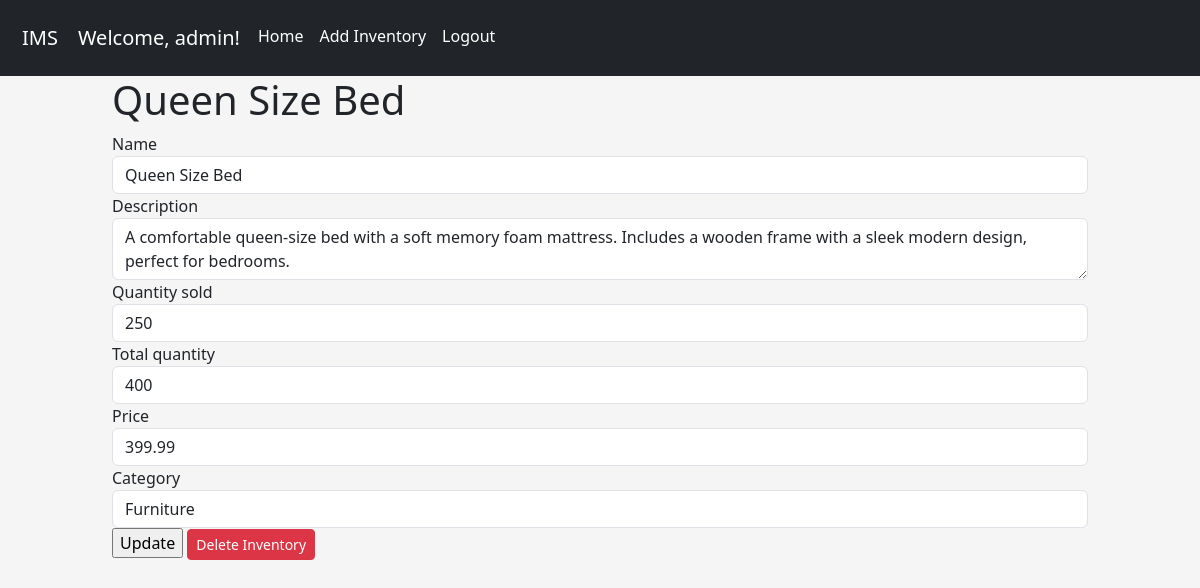
Screenshot of /inventory/per_product/6/ (signed in) with the database file from the repository.
### accounts/models.py (models this page shows, shortened)
class CustomUser(AbstractBaseUser):
    username = models.CharField(max_length=30, unique=True)
    email = models.EmailField(unique=True)
    first_name = models.CharField(max_length=50, blank=True)
    last_name = models.CharField(max_length=50, blank=True)
    is_active = models.BooleanField(default=True)
    is_staff = models.BooleanField(default=False)  # Use is_staff for admin access
    is_superuser = models.BooleanField(default=False)  # Use is_staff for admin access
    date_joined = models.DateTimeField(auto_now_add=True)
    USERNAME_FIELD = 'username'
    REQUIRED_FIELDS = ['email', 'first_name', 'last_name']
    objects = CustomUserManager()  # Set the custom manager

### inventory/models.py (models this page shows, shortened)
class Inventory(models.Model):
    CATEGORY_CHOICES = [
        ('Electronics', 'Electronics'),
        ('Clothing', 'Clothing'),
        ('Food', 'Food'),
        ('Furniture', 'Furniture'),
        ('Toys', 'Toys'),
        ('Others', 'Others'),
    ]
    name = models.CharField(max_length=255, null=False, blank=False)
    description = models.TextField(null=True, blank=True)
    quantity_in_stock = models.PositiveIntegerField(null=True, blank=True)
    quantity_sold = models.PositiveIntegerField(null=False, blank=False)
    total_quantity = models.PositiveIntegerField(null=False, blank=False)
    price = models.DecimalField(max_digits=10, decimal_places=2, null=False, blank=False)
    category = models.CharField(max_length=50, choices=CATEGORY_CHOICES, null=True, blank=True)
    date_added = models.DateTimeField(auto_now_add=True)
    last_updated = models.DateTimeField(auto_now=True)
    owner = models.ForeignKey(CustomUser, on_delete=models.CASCADE, related_name='inventory')
    class Meta:
        ordering = ['-date_added']

### inventory/views.py (the view, shortened to what this page needs)
# urls.py: path('per_product/<int:pk>/', per_product.as_view(template_name = 'inventory/per_product.html'), name="per_product"),
class per_product(APIView):
    renderer_classes = [TemplateHTMLRenderer]
    template_name = 'inventory/per_product.html'
    permission_classes = [IsAuthenticated|IsOwner]
    def get(self, request, pk):
        inventory = get_object_or_404(Inventory, pk=pk)
        if inventory.owner != request.user:
            raise PermissionDenied("You do not have permission to view this inventory item.")
        serializer = InventoryItemSerializer(inventory)
        return Response({'serializer': serializer, 'inventory': inventory})

### templates/inventory/per_product.html (shortened to what this page needs)
{% extends "../layout.html" %}
{% load rest_framework %}
{% block content %}
<h1>{{ inventory.name }}</h1>
<form action="{% url 'per_product' pk=inventory.pk %}" method="POST">
    {% render_form serializer %}
    <input class="btn-upate"   type="submit" value="Update">
    <a class="btn btn-danger btn-sm" href="{% url 'delete_inventory' inventory.id %}">Delete Inventory</a>
</form>
{% endblock %}

### templates/layout.html (shortened to what this page needs)
{% load static %}
{% load crispy_forms_tags %}
<!DOCTYPE html>
<html lang="en">
<head>
    <link href="https://cdn.jsdelivr.net/npm/bootstrap@5.3.3/dist/css/bootstrap.min.css" rel="stylesheet">
    <link rel="stylesheet" href="{% static 'css/main.css' %}" type="text/css">
    <link rel="stylesheet" href="https://cdnjs.cloudflare.com/ajax/libs/font-awesome/5.12.0-2/css/all.min.css">
</head>
<body>
    <nav class="navbar navbar-expand-lg navbar-dark bg-dark">
        <div class="container-fluid">
          <a class="navbar-brand">IMS</a>
          <div class="collapse navbar-collapse" id="navbarNav">
            <ul class="navbar-nav">
              {% if request.user.is_authenticated %}
              <li class="nav-item"> <h5>Welcome, {{ user.username }}!</h5> </li>
              <li class="nav-item">
                  <form action="{% url 'inventory_list' %}">
                    <button type="submit" class="nav-link active" aria-current="page">Home</button>
                  </form>
              </li>
              <li class="nav-item">
                  <form action="{% url 'inventory-create' %}">
                    <button type="submit" class="nav-link active" aria-current="page">Add Inventory</button>
                  </form>
              </li>
              <li>
                  <form action="{% url 'logout' %}" method="post">
                     <button type="submit" class="nav-link active" aria-current="page">Logout</button>
                  </form>
              </li>
              {% endif %}
            </ul>
          </div>
        </div>
      </nav>
      <main>
        <div class="container-fluid">
            <div class="row">
               <div class="col-md-1"></div>
               <div class="col-md-10 col-sm-12 col-xm-12">
                {% block content %}
                {% endblock %}
               </div>
               <div class="col-md-1"></div>
            </div>
        </div>
      </main>
</body>
</html>

### inventory/static/css/main.css (style rules this page uses)
body { background-color: rgb(245, 245, 245); user-select: none; }
.nav-item h5 { color: white; margin: 10px; }
.navbar-brand { color: white; margin: 10px; }
button { outline: none; user-select: none; cursor: default; }
a { user-select: none; }

### rows the page displays
CustomUser: username "admin"
Inventory: name "Queen Size Bed", description "A comfortable queen-size bed with a soft memory foam mattress. Includes a wooden frame with a sleek modern design, perfect for bedrooms.", quantity_sold "250", total_quantity "400", price "399.99", category "Furniture"
